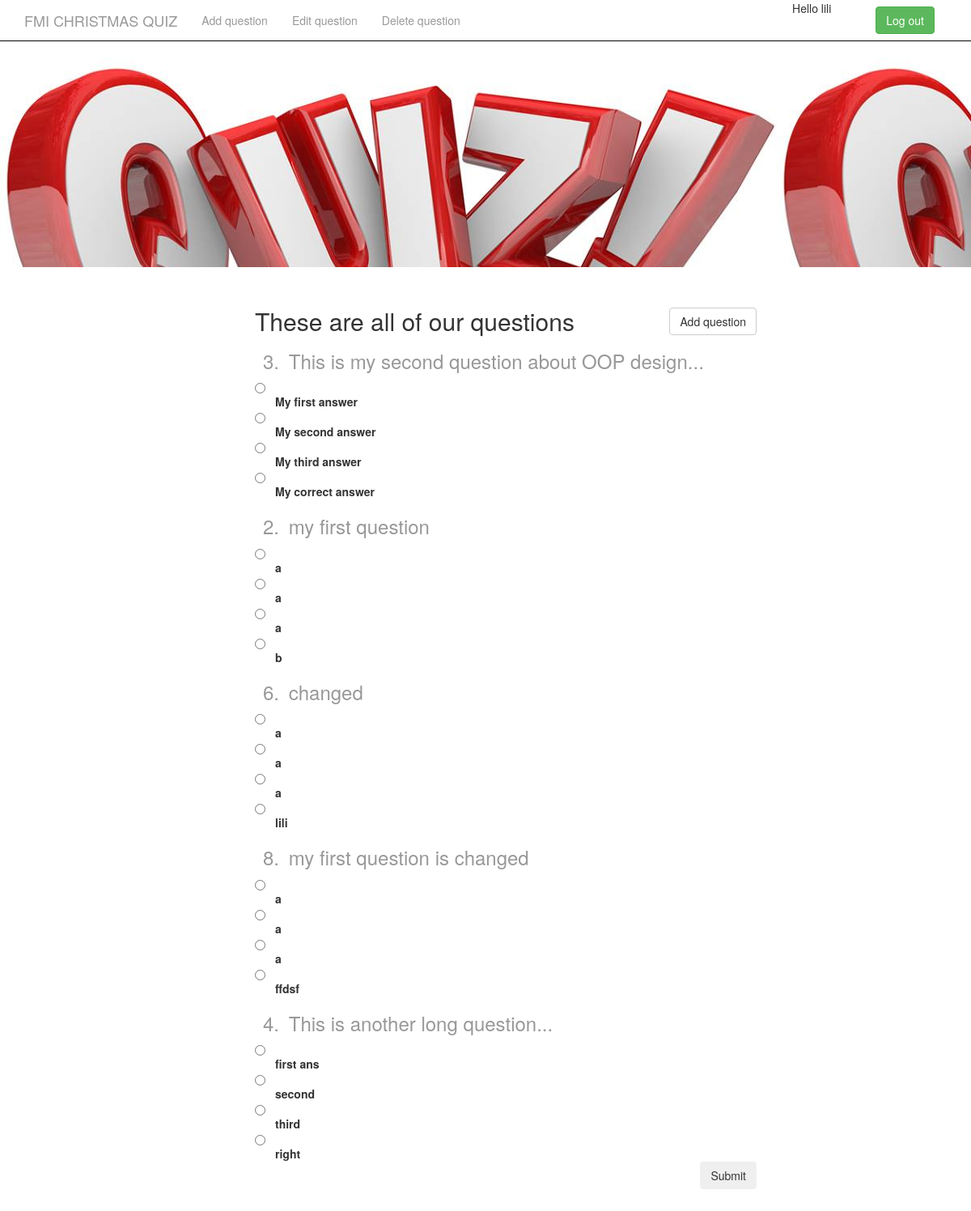
/make-quiz.php (signed in), run on the app's committed database.
### tables this page shows
CREATE TABLE IF NOT EXISTS `questions` (
  `id` int(11) NOT NULL AUTO_INCREMENT,
  `question` text NOT NULL,
  `ans1` text NOT NULL,
  `ans2` text NOT NULL,
  `ans3` text NOT NULL,
  `ans4` text NOT NULL,
  `correct` text NOT NULL,
  PRIMARY KEY (`id`)
);

### make-quiz.php (the view, shortened to what this page needs)
<?php
if (!empty($_SESSION['logged_in'])) {
    ?>
    <html>
        <head>
            <link href="css/bootstrap.min.css" rel="stylesheet" media="screen">
            <link rel="stylesheet" type="text/css" href="index.css">
        </head>
        <body>
            <div class="navbar navbar-inverse navbar-fixed-top" role="navigation">
                <div class="container">
                    <div class="navbar-header">
                        <a class="navbar-brand" href="#">FMI CHRISTMAS QUIZ</a>
                    </div>
                    <nav>
                        <ul class="nav navbar-nav">
                            <li><a href="#">Add question</a></li>
                        </ul>
                        <ul class="nav navbar-nav">
                            <li><a href="#">Edit question</a></li>
                        </ul>
                        <ul class="nav navbar-nav">
                            <li><a href="#">Delete question</a></li>
                        </ul>
                    </nav>
                    <div class="navbar-collapse collapse">
                        <form class="navbar-form navbar-right" role="form" method="post" action="logout-script.php">
                            <button type="submit" class="btn btn-success">Log out</button>
                        </form>
                        <p class="greeting">Hello <?php echo $_SESSION['username'] ?></p>
                    </div>
                </div>
            </div>
            <div class="jumbotron">
            </div>
            <div class="col-md-4 middle-row">
                <a href="add-question.php" class="btn btn-default" style="float:right; margin-top:20px">Add question</a>
                <div class="question">
                    <h2>These are all of our questions</h2>
                    <?php
                    $link = mysqli_connect("localhost", "christmas_quiz", "christmas_quiz", "christmas_quiz");
                    $sql = "SELECT question, ans1, ans2, ans3, ans4, correct, id FROM questions ORDER BY RAND() LIMIT 5";
                    $result = mysqli_query($link, $sql);
                    echo "  <form method='GET' action=\"ajaxCheck.php\">";
                    while ($row = mysqli_fetch_array($result, MYSQLI_BOTH)) {
                        echo "
                    <h3 class='question-title'>
                        <span style='margin-right:5px'>" . $row["id"] . ". </span>" . $row["question"] . "</h3>
                            <input class='radio-input' type='radio' name = 'radio" . $row['id'] . "' value=" . $row["ans1"] . " id='radio1_" . $row['id'] . "' required />" .
                        "<label for='radio1_" . $row['id'] . "' class='radio' id='answer1_" . $row['id'] . "' >" . $row["ans1"] . "</label>
                            <input class='radio-input' type='radio' name = 'radio" . $row['id'] . "' value=" . $row["ans2"] . " id='radio2_" . $row['id'] . "' required />" .
                        "<label for='radio2_" . $row['id'] . "' class='radio' id='answer2_" . $row['id'] . "' >" . $row["ans2"] . "</label>
                            <input class='radio-input' type='radio' name = 'radio" . $row['id'] . "' value=" . $row["ans3"] . " id='radio3_" . $row['id'] . "' required />" .
                        "<label for='radio3_" . $row['id'] . "' class='radio' id='answer3_" . $row['id'] . "' >" . $row["ans3"] . "</label>
                            <input class='radio-input' type='radio' name = 'radio" . $row['id'] . "' value=" . $row["ans4"] . " id='radio4_" . $row['id'] . "' required />" .
                        "<label for='radio4_" . $row['id'] . "' class='radio' id='answer4_" . $row['id'] . "' >" . $row["ans4"] . "</label>
                       ";
                    }
                    echo "
                    <input type='hidden' name ='make-quiz'>
                <button type='submit' name='submit' value='submit' class='btn' style='float:right'>Submit</button>
            </form>    ";
                    ?>
                </div>
            </div>
        </body>
    </html>
    <?php
} else {
    echo"not logged in";
    header("Location:index.php?message=You are not logged in!");
}
?>

### index.css (style rules this page uses)
.middle-row { margin-left:300px; width:650px; margin-bottom:40px; }
.jumbotron { background: url("quiz.jpg"); margin-top:-40px; height: 370px; //margin-top:30px; }
.navbar { background-color: none; }
.btn-success { opacity: 1!important; }
.navbar-inverse { background-color: #ffffff; border-color:none; }
.greeting { float:right; margin-right: 40px; }
.question-title { opacity: 0.5; padding-left: 10px; }
.radio { margin-left: 25px; padding-left:0px; margin-bottom: 0px; min-height: 0px; margin-top: 0px; }

### data on the page
questions: id "3", question "This is my second question about OOP design...", ans1 "My first answer", ans2 "My second answer", ans3 "My third answer", ans4 "My correct answer"
questions: id "2", question "my first question", ans1 "a", ans2 "a", ans3 "a", ans4 "b"
questions: id "6", question "changed", ans1 "a", ans2 "a", ans3 "a", ans4 "lili"
questions: id "8", question "my first question is changed", ans1 "a", ans2 "a", ans3 "a", ans4 "ffdsf"
questions: id "4", question "This is another long question...", ans1 "first ans", ans2 "second", ans3 "third", ans4 "right"

### other printed values
$_SESSION['username'] "lili"
